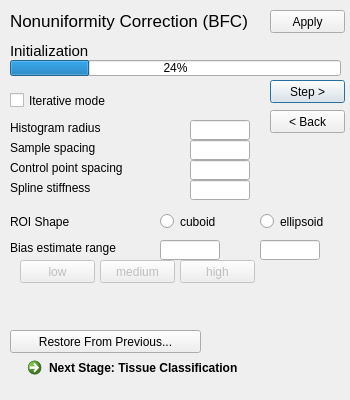
<?xml version="1.0" encoding="UTF-8"?>
<ui version="4.0">
 <class>NonuniformityCorrectionDialog</class>
 <widget class="QDialog" name="NonuniformityCorrectionDialog">
  <property name="geometry">
   <rect>
    <x>0</x>
    <y>0</y>
    <width>350</width>
    <height>400</height>
   </rect>
  </property>
  <property name="windowTitle">
   <string>Nonuniformity Correction</string>
  </property>
  <widget class="QLabel" name="label_5">
   <property name="geometry">
    <rect>
     <x>10</x>
     <y>10</y>
     <width>261</width>
     <height>21</height>
    </rect>
   </property>
   <property name="font">
    <font>
     <pointsize>13</pointsize>
    </font>
   </property>
   <property name="text">
    <string>Nonuniformity Correction (BFC)</string>
   </property>
  </widget>
  <widget class="QPushButton" name="runStepButton">
   <property name="geometry">
    <rect>
     <x>270</x>
     <y>80</y>
     <width>75</width>
     <height>23</height>
    </rect>
   </property>
   <property name="text">
    <string>Step &gt;</string>
   </property>
   <property name="default">
    <bool>true</bool>
   </property>
  </widget>
  <widget class="QProgressBar" name="progressBar">
   <property name="geometry">
    <rect>
     <x>10</x>
     <y>60</y>
     <width>331</width>
     <height>16</height>
    </rect>
   </property>
   <property name="value">
    <number>24</number>
   </property>
  </widget>
  <widget class="QLabel" name="stepNameText">
   <property name="geometry">
    <rect>
     <x>10</x>
     <y>40</y>
     <width>331</width>
     <height>21</height>
    </rect>
   </property>
   <property name="font">
    <font>
     <pointsize>11</pointsize>
    </font>
   </property>
   <property name="text">
    <string>Initialization</string>
   </property>
  </widget>
  <widget class="QPushButton" name="applyButton">
   <property name="geometry">
    <rect>
     <x>270</x>
     <y>10</y>
     <width>75</width>
     <height>23</height>
    </rect>
   </property>
   <property name="text">
    <string>Apply</string>
   </property>
  </widget>
  <widget class="QPushButton" name="previousStepButton">
   <property name="geometry">
    <rect>
     <x>270</x>
     <y>110</y>
     <width>75</width>
     <height>23</height>
    </rect>
   </property>
   <property name="text">
    <string>&lt; Back</string>
   </property>
  </widget>
  <widget class="QCommandLinkButton" name="nextTool">
   <property name="geometry">
    <rect>
     <x>20</x>
     <y>350</y>
     <width>321</width>
     <height>41</height>
    </rect>
   </property>
   <property name="text">
    <string>Next Stage: Tissue Classification</string>
   </property>
  </widget>
  <widget class="QCheckBox" name="iterativeModeCheckBox">
   <property name="geometry">
    <rect>
     <x>10</x>
     <y>90</y>
     <width>241</width>
     <height>21</height>
    </rect>
   </property>
   <property name="text">
    <string>Iterative mode</string>
   </property>
  </widget>
  <widget class="QLabel" name="histogramRadiusLabel">
   <property name="geometry">
    <rect>
     <x>10</x>
     <y>120</y>
     <width>141</width>
     <height>16</height>
    </rect>
   </property>
   <property name="text">
    <string>Histogram radius</string>
   </property>
  </widget>
  <widget class="QLineEdit" name="histogramRadiusEditBox">
   <property name="geometry">
    <rect>
     <x>190</x>
     <y>120</y>
     <width>60</width>
     <height>20</height>
    </rect>
   </property>
  </widget>
  <widget class="QLabel" name="sampleSpacingLabel">
   <property name="geometry">
    <rect>
     <x>10</x>
     <y>140</y>
     <width>141</width>
     <height>16</height>
    </rect>
   </property>
   <property name="text">
    <string>Sample spacing</string>
   </property>
  </widget>
  <widget class="QLineEdit" name="sampleSpacingEditBox">
   <property name="geometry">
    <rect>
     <x>190</x>
     <y>140</y>
     <width>60</width>
     <height>20</height>
    </rect>
   </property>
  </widget>
  <widget class="QLineEdit" name="controlPointSpacingEditBox">
   <property name="geometry">
    <rect>
     <x>190</x>
     <y>160</y>
     <width>60</width>
     <height>20</height>
    </rect>
   </property>
  </widget>
  <widget class="QLabel" name="controlPointSpacingLabel">
   <property name="geometry">
    <rect>
     <x>10</x>
     <y>160</y>
     <width>141</width>
     <height>16</height>
    </rect>
   </property>
   <property name="text">
    <string>Control point spacing</string>
   </property>
  </widget>
  <widget class="QLineEdit" name="splineStiffnessEditBox">
   <property name="geometry">
    <rect>
     <x>190</x>
     <y>180</y>
     <width>60</width>
     <height>20</height>
    </rect>
   </property>
  </widget>
  <widget class="QLabel" name="splineStiffnessLabel">
   <property name="geometry">
    <rect>
     <x>10</x>
     <y>180</y>
     <width>141</width>
     <height>16</height>
    </rect>
   </property>
   <property name="text">
    <string>Spline stiffness</string>
   </property>
  </widget>
  <widget class="QRadioButton" name="cuboidRadioButton">
   <property name="geometry">
    <rect>
     <x>160</x>
     <y>210</y>
     <width>82</width>
     <height>23</height>
    </rect>
   </property>
   <property name="text">
    <string>cuboid</string>
   </property>
  </widget>
  <widget class="QRadioButton" name="ellipsoidRadioButton">
   <property name="geometry">
    <rect>
     <x>260</x>
     <y>210</y>
     <width>81</width>
     <height>23</height>
    </rect>
   </property>
   <property name="text">
    <string>ellipsoid</string>
   </property>
  </widget>
  <widget class="QLabel" name="roiShapeLabel">
   <property name="geometry">
    <rect>
     <x>10</x>
     <y>210</y>
     <width>141</width>
     <height>23</height>
    </rect>
   </property>
   <property name="text">
    <string>ROI Shape</string>
   </property>
  </widget>
  <widget class="QLineEdit" name="biasRangeUpperEditBox">
   <property name="geometry">
    <rect>
     <x>260</x>
     <y>240</y>
     <width>60</width>
     <height>20</height>
    </rect>
   </property>
  </widget>
  <widget class="QLineEdit" name="biasRangeLowerEditBox">
   <property name="geometry">
    <rect>
     <x>160</x>
     <y>240</y>
     <width>60</width>
     <height>20</height>
    </rect>
   </property>
  </widget>
  <widget class="QLabel" name="biasEstimateRangeLabel">
   <property name="geometry">
    <rect>
     <x>10</x>
     <y>240</y>
     <width>141</width>
     <height>16</height>
    </rect>
   </property>
   <property name="text">
    <string>Bias estimate range</string>
   </property>
  </widget>
  <widget class="QPushButton" name="lowRangeButton">
   <property name="enabled">
    <bool>false</bool>
   </property>
   <property name="geometry">
    <rect>
     <x>20</x>
     <y>260</y>
     <width>75</width>
     <height>23</height>
    </rect>
   </property>
   <property name="text">
    <string>low</string>
   </property>
  </widget>
  <widget class="QPushButton" name="mediumRangeButton">
   <property name="enabled">
    <bool>false</bool>
   </property>
   <property name="geometry">
    <rect>
     <x>100</x>
     <y>260</y>
     <width>75</width>
     <height>23</height>
    </rect>
   </property>
   <property name="text">
    <string>medium</string>
   </property>
  </widget>
  <widget class="QPushButton" name="highRangeButton">
   <property name="enabled">
    <bool>false</bool>
   </property>
   <property name="geometry">
    <rect>
     <x>180</x>
     <y>260</y>
     <width>75</width>
     <height>23</height>
    </rect>
   </property>
   <property name="text">
    <string>high</string>
   </property>
  </widget>
  <widget class="QLabel" name="autosaveLabel">
   <property name="geometry">
    <rect>
     <x>10</x>
     <y>290</y>
     <width>331</width>
     <height>31</height>
    </rect>
   </property>
   <property name="text">
    <string/>
   </property>
   <property name="alignment">
    <set>Qt::AlignLeading|Qt::AlignLeft|Qt::AlignTop</set>
   </property>
  </widget>
  <widget class="QPushButton" name="restoreFromPreviousSessionButton">
   <property name="geometry">
    <rect>
     <x>10</x>
     <y>330</y>
     <width>191</width>
     <height>23</height>
    </rect>
   </property>
   <property name="text">
    <string>Restore From Previous...</string>
   </property>
  </widget>
 </widget>
 <resources/>
 <connections/>
</ui>
